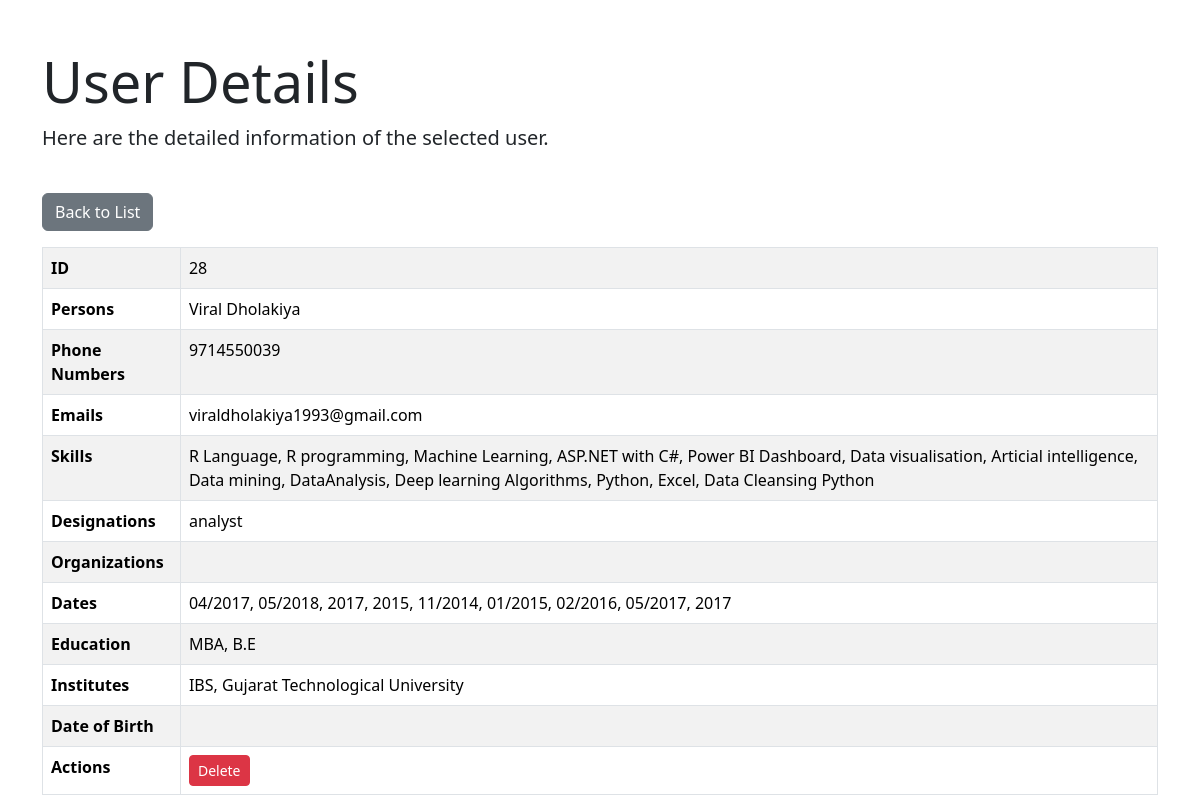
The page /app1/home/28 (signed in) on the database its author committed.
### app1/models.py (models this page shows, shortened)
class Entity(models.Model):
    persons = models.JSONField(default=list)  # Store list of persons (names)
    phone_numbers = models.JSONField(default=list)  # Store phone numbers
    emails = models.JSONField(default=list)  # Store emails
    skills = models.JSONField(default=list)  # Store skills
    designations = models.JSONField(default=list)  # Store job titles
    organizations = models.JSONField(default=list)  # Store organizations
    dates = models.JSONField(default=list)  # Store various dates
    educations = models.JSONField(default=list)  # Store education qualifications
    institutes = models.JSONField(default=list)  # Store institutions
    date_of_birth = models.JSONField(default=list)  # Store dates of birth

### app1/views.py (the view)
# urls.py: path('home/<int:entity_id>', user_details, name='user_details'),
def user_details(request, entity_id):
    entity = get_object_or_404(Entity, id=entity_id)
    if request.method == 'POST':
        id = request.POST.get('delete')
        a = Entity.objects.get(id = id)
        a.delete()
        return redirect('home')
    return render(request, 'user_details.html', {'entity': entity})

### app1/templates/user_details.html (shortened to what this page needs)
{% extends 'base.html' %}
{% block content %}
{%if user.is_authenticated%}
<div class="container mt-5">
    <div class="row mb-4">
        <div class="col-12">
            <h1 class="display-4">User Details</h1>
            <p class="lead">Here are the detailed information of the selected user.</p>
        </div>
    </div>
    <div class="row mb-3">
        <div class="col-12">
            <a href="{% url 'home' %}" class="btn btn-secondary">Back to List</a>
        </div>
    </div>
    <div class="row">
        <div class="col-12">
            <table class="table table-bordered table-striped">
                <tr>
                    <th>ID</th>
                    <td>{{ entity.id }}</td>
                </tr>
                <tr>
                    <th>Persons</th>
                    <td>{{ entity.persons|join:', ' }}</td>
                </tr>
                <tr>
                    <th>Phone Numbers</th>
                    <td>{{ entity.phone_numbers|join:', ' }}</td>
                </tr>
                <tr>
                    <th>Emails</th>
                    <td>{{ entity.emails|join:', ' }}</td>
                </tr>
                <tr>
                    <th>Skills</th>
                    <td>{{ entity.skills|join:', ' }}</td>
                </tr>
                <tr>
                    <th>Designations</th>
                    <td>{{ entity.designations|join:', ' }}</td>
                </tr>
                <tr>
                    <th>Organizations</th>
                    <td>{{ entity.organizations|join:', ' }}</td>
                </tr>
                <tr>
                    <th>Dates</th>
                    <td>{{ entity.dates|join:', ' }}</td>
                </tr>
                <tr>
                    <th>Education</th>
                    <td>{{ entity.educations|join:', ' }}</td>
                </tr>
                <tr>
                    <th>Institutes</th>
                    <td>{{ entity.institutes|join:', ' }}</td>
                </tr>
                <tr>
                    <th>Date of Birth</th>
                    <td>{{ entity.date_of_birth|join:', ' }}</td>
                </tr>
                <tr>
                    <th>Actions</th>
                    <td>
                        <form action="/app1/home/{{ entity.id }}" method="POST" style="display:inline;">
                            <button type="submit" class="btn btn-danger btn-sm">Delete</button>
                        </form>
                    </td>
                </tr>
            </table>
        </div>
    </div>
</div>
{%endif%}
{% endblock %}

### rows shown on the page
Entity: id "28", persons "Viral Dholakiya", phone_numbers "9714550039", emails "viraldholakiya1993@gmail.com", skills "R Language, R programming, Machine Learning, ASP.NET with C#, Power BI Dashboard, Data visualisation, Articial intelligence, Data mining, DataAnalysis, Deep learning Algorithms, Python, Excel, Data Cleansing Python", designations "analyst", dates "04/2017, 05/2018, 2017, 2015, 11/2014, 01/2015, 02/2016, 05/2017, 2017", educations "MBA, B.E", institutes "IBS, Gujarat Technological University"
